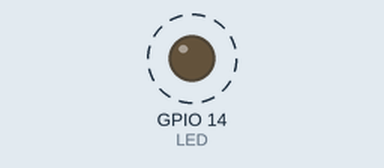
A program run on a simulated ESP32. Shown: output pins drawn as LEDs (lit = HIGH). Dashed ring = blinking. What the program prints to the serial monitor is not drawn.

Above: at 0.3 s.
Timing chart, 0 to 3.0 s (numbered marks = the images above):
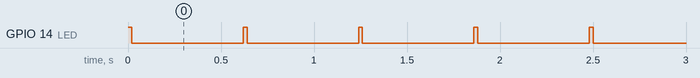

The program:

main.cpp
```cpp
#include <Arduino.h>

/* Incluindo FreeRtos */
#include <freertos/FreeRTOS.h>
#include <freertos/task.h>
#include <freertos/queue.h>
#include <freertos/semphr.h>

#define LED 14

SemaphoreHandle_t mutex;

TaskHandle_t xTask1Handle;
void vTask1(void *pvParameters);

TaskHandle_t xTask2Handle;
void vTask2(void *pvParameters);

void sendInfo(int i){
  Serial.print("Enviando info: ");
  Serial.println(i);
}


void setup() {
  Serial.begin(115200);
  pinMode(LED, OUTPUT);

  mutex = xSemaphoreCreateMutex();


  xTaskCreate(vTask1, "Task 1", configMINIMAL_STACK_SIZE+1024, NULL, 1, &xTask1Handle);
  xTaskCreate(vTask2, "Task 2", configMINIMAL_STACK_SIZE+1024, NULL, 4, &xTask2Handle);
}

void loop() {
  digitalWrite(LED, HIGH);
  vTaskDelay(pdMS_TO_TICKS(20));
  digitalWrite(LED, LOW);
  vTaskDelay(pdMS_TO_TICKS(600));
}

void vTask1(void *pvParameters){
  while (true){
    xSemaphoreTake(mutex, portMAX_DELAY);
    sendInfo(1);
    delay(2000);
    xSemaphoreGive(mutex);
    vTaskDelay(10);
  }

}

void vTask2(void *pvParameters){
  while (true){
    xSemaphoreTake(mutex, portMAX_DELAY);
    sendInfo(2);
    delay(500);
    xSemaphoreGive(mutex);
    vTaskDelay(10);
  }

}
```

Measured:
- by itself, GPIO 14 (LED): alternates HIGH for 0.02 s and LOW for 0.60 s
